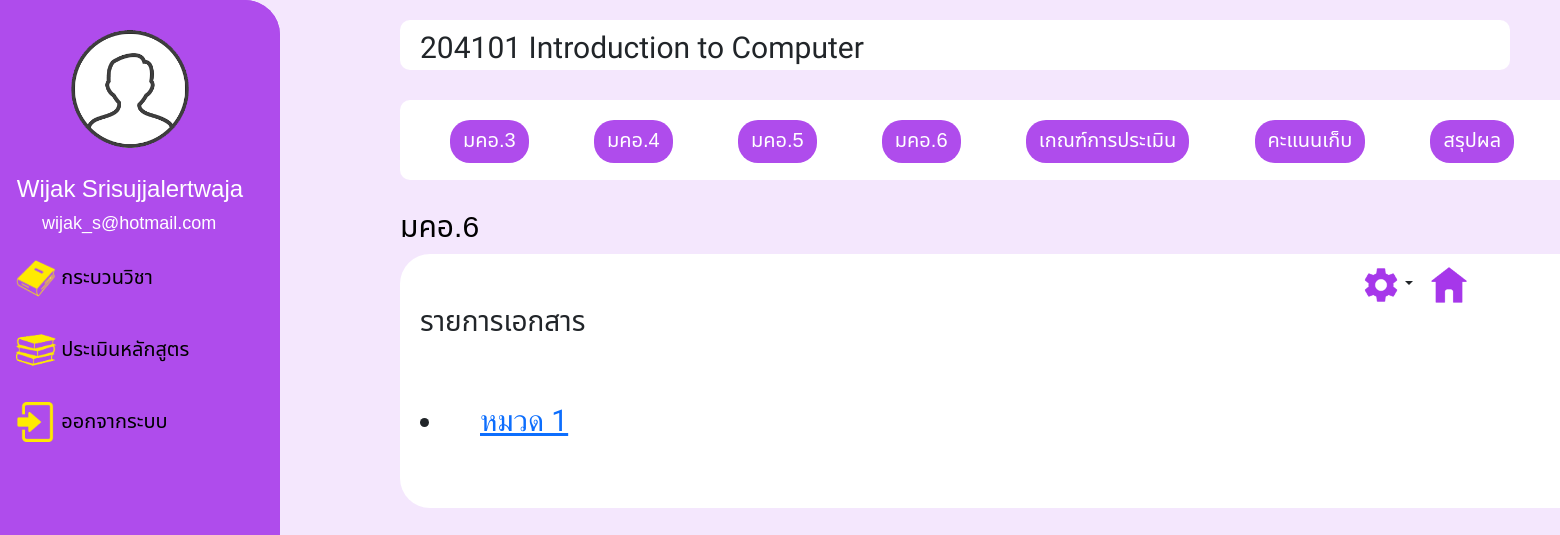
Page /tqf6.php (signed in) on the committed database.
### tables this page shows
CREATE TABLE `teacher` (
  `teachID` int(10) NOT NULL,
  `teachName` varchar(255) NOT NULL,
  `teachSurname` varchar(255) NOT NULL,
  `teachEmail` varchar(255) NOT NULL,
  `password` varchar(255) NOT NULL,
  `urole` varchar(25) NOT NULL
);

CREATE TABLE `course` (
  `crsNo` int(11) NOT NULL,
  `crsName` varchar(30) NOT NULL,
  `semester` int(3) NOT NULL,
  `teach_id` int(11) DEFAULT NULL
);

CREATE TABLE `tqf6` (
  `no` int(11) NOT NULL,
  `doc_name` varchar(200) NOT NULL COMMENT 'ชื่อเอกสาร',
  `doc_file` varchar(100) NOT NULL COMMENT 'ชื่อไฟล์เอกสาร',
  `dateCreate` timestamp NOT NULL DEFAULT current_timestamp() COMMENT 'วันที่เพิ่มเอกสาร',
  `crs_no` int(6) NOT NULL
);

### tqf6.php (the view, shortened to what this page needs)
<?php
    require_once 'config/db.php';
?>
<!DOCTYPE html>
<html lang="en">
<head>
    <link rel="stylesheet" href="https://cdnjs.cloudflare.com/ajax/libs/sweetalert/1.1.3/sweetalert.css">
    <link rel="stylesheet" href="css/bootstrap.min.css">
</head>
<body>
    <?php include 'navbar.php' ?>
    <?php include 'tabbar.php' ?>
     <br>
    <h3 style="margin-left: 400px; color: black; font-size: 30px;">มคอ.6</h3>
    <div class="content">
        <div class="dropdown">
            <button class="btn dropdown-toggle" type="button" id="dropdownMenuButton1" data-bs-toggle="dropdown" aria-expanded="false">
                <img src="img/set.png" alt="setting" style="width: 40px;"></button>
            <a class="back-btn" href="courseList.php" role="button"><img src="img/home.png"></a>
        </div>
            <div class="col-md-10">
        <h3 style="margin-left: 20px;">รายการเอกสาร </h3> <br>
            <table class="table table-striped  table-hover table-responsive table-bordered">
                <tbody>
                    <?php
                        require_once 'config/db.php';
                        $stmt = $conn->prepare("SELECT * FROM tqf6 WHERE tqf6.crs_no='204390'");
                        $stmt->execute();
                        $result = $stmt->fetchAll();
                        foreach($result as $row) {
                    ?>
                    <tr>
                        <div class="file-query">
                            <li><a href="docs/tqf4/<?php echo $row['doc_file'];?>" target="_blank"
                             style="margin-left: 20px"> <?= $row['doc_name'];?> </a></li>
                             <br>
                        </div>
                    <?php } ?>
                </tbody>
            </table>
        </div>
    </div>
</body>
</html>

### navbar.php (shortened to what this page needs)
<!DOCTYPE html>
<html lang="en">
<head>
	<link rel="stylesheet" href="css/bootstrap.min.css">
</head>
<body>
<div class="grid-container">
<div class="sidebar">
	<img src="img/human.png" alt="" width="120" height="120" style="margin-left: 70px; margin-bottom: 10%; margin-top: 10%; background-color: none">
	<?php
		require_once 'config/db.php';
		$row['teachID'] = $_SESSION['user'];
		$status = $row['teachID'];
		$stmt = $conn -> prepare("SELECT teachName, teachSurname, teachEmail FROM teacher WHERE teachID = $status");
		$stmt -> execute();
		$result = $stmt -> fetchAll();
		foreach ($result as $user) {
	?>
	<h3 style="font-size: 24px; color: white; margin-left: 6%;"><?php echo $user['teachName'].' '.$user['teachSurname']  ?></h3>
	<h5 style="font-size: 18px; color: white; margin-left: 15%;"><?php echo $user['teachEmail'] ?></h5>
	<?php } ?>
	<a class="dropdown-btn" ><img src="img/book.png" alt="" width="40" height="40"> กระบวนวิชา <i class="fa fa-caret-down"></i></a>
	<a href="#"><img src="img/books.png" alt="" width="40" height="40"> ประเมินหลักสูตร</a>
	<a href="logout.php"><img src="img/login.png" alt="" width="40" height="40"> ออกจากระบบ</a>
</div>
</div>
</body>
</html>

### tabbar.php (shortened to what this page needs)
<!DOCTYPE html>
<html lang="en">
<head>
</head>
<body>
     <?php include 'navbar.php' ?>
    <?php
        $mysqli = new mysqli('localhost', 'root', '', 'dvcss') or die(mysqli_error($mysql));
        $result = $mysqli -> query("SELECT * FROM course") or die($mysqli -> error);
     ?>
      <?php $row = $result -> fetch_assoc() ?>
    <div class="crsname">
        <?php echo $row['crsNo']." ".$row['crsName'] ?>
    </div> <br>
    <div class="tabbar">
        <div class="row">
            <div class="btn-tab">
                <a href="tqf3.php?crsNo=<?php echo $row['crsNo']; ?>" role="button" class="btn">มคอ.3</a>
                <a href="tqf4.php?crsNo=<?php echo $row['crsNo']; ?>" role="button" class="btn">มคอ.4</a>
                <a href="tqf5.php?crsNo=<?php echo $row['crsNo']; ?>" role="button" class="btn">มคอ.5</a>
                <a href="tqf6.php?crsNo=<?php echo $row['crsNo']; ?>" role="button" class="btn">มคอ.6</a>
                <a href="crit.php?crsNo=<?php echo $row['crsNo']; ?>" class="btn" role="button">เกณฑ์การประเมิน</a>
                <a href="score.php" class="btn" role="button">คะแนนเก็บ</a>
                <a href="result.php?crsNo=<?php echo $row['crsNo']; ?>" class="btn" role="button">สรุปผล</a>
            </div>
        </div>
    </div>
</body>
</html>

### navbar.php (style rules this page uses)
body { margin: 0; font-family: 'Noto Sans Thai', sans-serif; font-size: 20px; background-color: #F4E7FD; }
.grid-container { display: grid; grid: 281px; }
.sidebar { margin: 0; padding: 0; width: 280px; background-color: #AF4CEC; position: fixed; height: 100%; overflow: auto; border-radius: 0px 35px 35px 0px; }
.sidebar a, .dropdown-btn { display: block; color: black; padding: 16px; text-decoration: none; width: auto; cursor: pointer; }

### tabbar.php (style rules this page uses)
.crsname { padding: 5px 20px; margin-top: 20px; margin-left: 400px; margin-right: 50px; height: 50px; width: auto; background-color: white; border-radius: 10px; font-family: 'Mitr', sans-serif; font-size: 30px; }
div.tabbar { margin-left: 400px; margin-right: 50px; height: 80px; width: 1200px; background-color: white; border-radius: 10px; }
.btn-tab .btn { margin: 10px; margin-left: 50px; margin-top: 20px; padding-top: 5px; font-size: 20px; cursor: pointer; text-align: center; opacity: 1; transition: 0.3s; border-radius: 20px; color: white; background-color:#AF4CEC; }

### tqf6.php (style rules this page uses)
div.content { margin-left: 400px; margin-right: 50px; padding-right: 0; height: auto; border-radius: 30px; width: 1200px; background-color: white; }
.dropdown-toggle { margin: 0; padding: 0; margin-top: 10px; background-color: white; border-radius: 15px; margin-left: 80%; }
.back-btn img { width: 40px; margin-top: 10px; margin-left: 10px; }
.file-query { margin: 20px; font-family: 'Mitr', sans-serif; font-size: 30px; }

### rows in the picture
teacher: teachName "Wijak", teachSurname "Srisujjalertwaja", teachEmail "wijak_s@hotmail.com"
course: crsNo "204101", crsName "Introduction to Computer"
tqf6: doc_name "หมวด 1"
